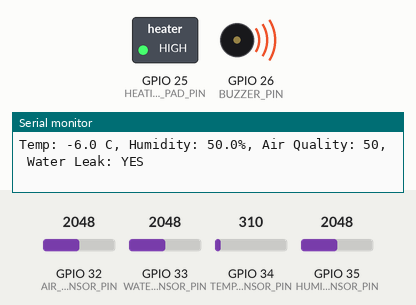
The sketch below on a simulated ESP32. On the bench: switched loads named in the sketch (green lamp = pin HIGH), buzzer (waves = sounding, pin HIGH), the last lines printed to the serial monitor. The test bench sets the inputs (shaded band); at power-on: GPIO 33 (WATER_SENSOR_PIN) = 2048, GPIO 32 (AIR_QUALITY_SENSOR_PIN) = 2048, GPIO 34 (TEMP_SENSOR_PIN) = 310, GPIO 35 (HUMIDITY_SENSOR_PIN) = 2048.

Above: at 2.8 s.
2.9 s: GPIO 33 (WATER_SENSOR_PIN) set to 1053
5.6 s: GPIO 33 (WATER_SENSOR_PIN) set to 965
At 6.7 s:
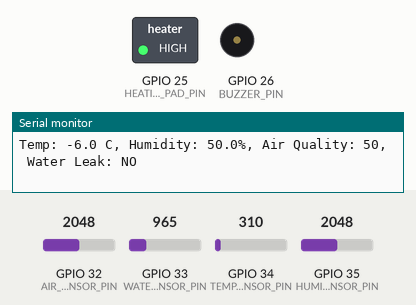
8.3 s: GPIO 33 (WATER_SENSOR_PIN) set to 1040
At 11.0 s:
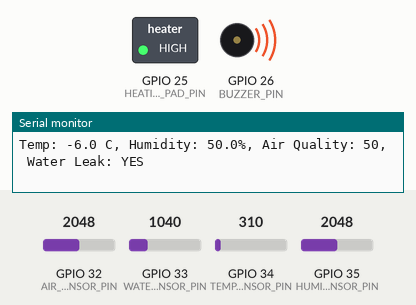
11.5 s: GPIO 33 (WATER_SENSOR_PIN) set to 960
At 12.5 s:
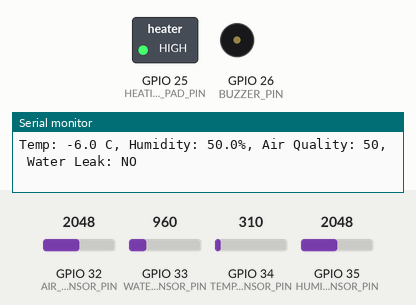
Timing chart, 0 to 14.5 s (numbered marks = the images above; inputs shaded):
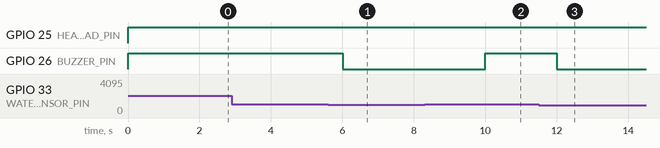

Measured:
- the behaviour switches between 1001 and 1000 on GPIO 33 (WATER_SENSOR_PIN) (found by bisection; images 0 and 1)
- after the input at 5.6 s, GPIO 26 (BUZZER_PIN): HIGH → LOW after 0.41 s
- after the input at 8.3 s, GPIO 26 (BUZZER_PIN): LOW → HIGH after 1.7 s
- after the input at 11.5 s, GPIO 26 (BUZZER_PIN): HIGH → LOW after 0.51 s

The sketch:

smart_backpack_esp32.ino
```cpp
// smart_backpack_esp32.ino
// ESP32 Firmware for Smart Backpack Sensor Reading and Control

#include <WiFi.h>
#include <Wire.h>

// Sensor pins
#define TEMP_SENSOR_PIN 34
#define HUMIDITY_SENSOR_PIN 35
#define AIR_QUALITY_SENSOR_PIN 32
#define WATER_SENSOR_PIN 33

// Actuator pins
#define HEATING_PAD_PIN 25
#define BUZZER_PIN 26

void setup() {
  Serial.begin(115200);

  // Initialize pins
  pinMode(TEMP_SENSOR_PIN, INPUT);
  pinMode(HUMIDITY_SENSOR_PIN, INPUT);
  pinMode(AIR_QUALITY_SENSOR_PIN, INPUT);
  pinMode(WATER_SENSOR_PIN, INPUT);

  pinMode(HEATING_PAD_PIN, OUTPUT);
  pinMode(BUZZER_PIN, OUTPUT);

  Serial.println("Smart Backpack ESP32 Initialized");
}

void loop() {
  int tempValue = analogRead(TEMP_SENSOR_PIN);
  int humidityValue = analogRead(HUMIDITY_SENSOR_PIN);
  int airQualityValue = analogRead(AIR_QUALITY_SENSOR_PIN);
  int waterSensorValue = analogRead(WATER_SENSOR_PIN);

  // Convert analog readings to usable values (dummy conversions)
  float temperature = map(tempValue, 0, 4095, -10, 50);  // Celsius approximation
  float humidity = map(humidityValue, 0, 4095, 0, 100);  // Percentage
  int airQuality = map(airQualityValue, 0, 4095, 0, 100); // Air quality scale 0-100
  bool waterLeak = waterSensorValue > 1000;              // Threshold for water detection

  Serial.printf("Temp: %.1f C, Humidity: %.1f%%, Air Quality: %d, Water Leak: %s\n",
                temperature, humidity, airQuality, waterLeak ? "YES" : "NO");

  // Control logic
  if (temperature < 15) {
    digitalWrite(HEATING_PAD_PIN, HIGH);  // Turn heating pad ON
  } else {
    digitalWrite(HEATING_PAD_PIN, LOW);   // Turn heating pad OFF
  }

  if (waterLeak) {
    digitalWrite(BUZZER_PIN, HIGH);       // Sound buzzer for water leakage
  } else {
    digitalWrite(BUZZER_PIN, LOW);
  }

  delay(2000);  // 2 seconds delay between readings
}
```
